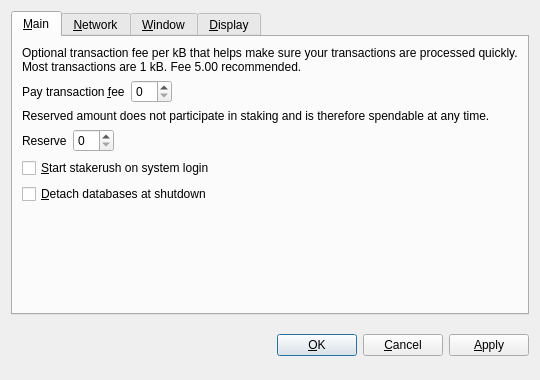
<?xml version="1.0" encoding="UTF-8"?>
<ui version="4.0">
 <class>OptionsDialog</class>
 <widget class="QDialog" name="OptionsDialog">
  <property name="geometry">
   <rect>
    <x>0</x>
    <y>0</y>
    <width>540</width>
    <height>380</height>
   </rect>
  </property>
  <property name="windowTitle">
   <string>Options</string>
  </property>
  <property name="modal">
   <bool>true</bool>
  </property>
  <layout class="QVBoxLayout" name="verticalLayout">
   <item>
    <widget class="QTabWidget" name="tabWidget">
     <property name="tabPosition">
      <enum>QTabWidget::North</enum>
     </property>
     <property name="currentIndex">
      <number>0</number>
     </property>
     <widget class="QWidget" name="tabMain">
      <attribute name="title">
       <string>&amp;Main</string>
      </attribute>
      <layout class="QVBoxLayout" name="verticalLayout_Main">
       <item>
        <widget class="QLabel" name="transactionFeeInfoLabel">
         <property name="text">
          <string>Optional transaction fee per kB that helps make sure your transactions are processed quickly. Most transactions are 1 kB. Fee 5.00 recommended.</string>
         </property>
         <property name="textFormat">
          <enum>Qt::PlainText</enum>
         </property>
         <property name="wordWrap">
          <bool>true</bool>
         </property>
        </widget>
       </item>
       <item>
        <layout class="QHBoxLayout" name="horizontalLayoutFee">
         <item>
          <widget class="QLabel" name="transactionFeeLabel">
           <property name="text">
            <string>Pay transaction &amp;fee</string>
           </property>
           <property name="textFormat">
            <enum>Qt::PlainText</enum>
           </property>
           <property name="buddy">
            <cstring>transactionFee</cstring>
           </property>
          </widget>
         </item>
         <item>
          <widget class="BitcoinAmountField" name="transactionFee"/>
         </item>
         <item>
          <spacer name="horizontalSpacerFee">
           <property name="orientation">
            <enum>Qt::Horizontal</enum>
           </property>
           <property name="sizeHint" stdset="0">
            <size>
             <width>40</width>
             <height>20</height>
            </size>
           </property>
          </spacer>
         </item>
        </layout>
       </item>
       <item>
        <widget class="QLabel" name="reserveBalanceInfoLabel">
         <property name="text">
          <string>Reserved amount does not participate in staking and is therefore spendable at any time.</string>
         </property>
         <property name="textFormat">
          <enum>Qt::PlainText</enum>
         </property>
         <property name="wordWrap">
          <bool>true</bool>
         </property>
        </widget>
       </item>
       <item>
        <layout class="QHBoxLayout" name="horizontalLayoutReserveBalance">
         <item>
          <widget class="QLabel" name="reserveBalanceLabel">
           <property name="text">
            <string>Reserve</string>
           </property>
           <property name="textFormat">
            <enum>Qt::PlainText</enum>
           </property>
           <property name="buddy">
            <cstring>reserveBalance</cstring>
           </property>
          </widget>
         </item>
         <item>
          <widget class="BitcoinAmountField" name="reserveBalance"/>
         </item>
         <item>
          <spacer name="horizontalSpacerReserveBalance">
           <property name="orientation">
            <enum>Qt::Horizontal</enum>
           </property>
           <property name="sizeHint" stdset="0">
            <size>
             <width>40</width>
             <height>20</height>
            </size>
           </property>
          </spacer>
         </item>
        </layout>
       </item>
       <item>
        <widget class="QCheckBox" name="bitcoinAtStartup">
         <property name="toolTip">
          <string>Automatically start stakerush after logging in to the system.</string>
         </property>
         <property name="text">
          <string>&amp;Start stakerush on system login</string>
         </property>
        </widget>
       </item>
       <item>
        <widget class="QCheckBox" name="detachDatabases">
         <property name="toolTip">
          <string>Detach block and address databases at shutdown. This means they can be moved to another data directory, but it slows down shutdown. The wallet is always detached.</string>
         </property>
         <property name="text">
          <string>&amp;Detach databases at shutdown</string>
         </property>
        </widget>
       </item>
       <item>
        <spacer name="verticalSpacer_Main">
         <property name="orientation">
          <enum>Qt::Vertical</enum>
         </property>
         <property name="sizeHint" stdset="0">
          <size>
           <width>20</width>
           <height>40</height>
          </size>
         </property>
        </spacer>
       </item>
      </layout>
     </widget>
     <widget class="QWidget" name="tabNetwork">
      <attribute name="title">
       <string>&amp;Network</string>
      </attribute>
      <layout class="QVBoxLayout" name="verticalLayout_Network">
       <item>
        <widget class="QCheckBox" name="mapPortUpnp">
         <property name="toolTip">
          <string>Automatically open the stakerush client port on the router. This only works when your router supports UPnP and it is enabled.</string>
         </property>
         <property name="text">
          <string>Map port using &amp;UPnP</string>
         </property>
        </widget>
       </item>
       <item>
        <widget class="QCheckBox" name="connectSocks">
         <property name="toolTip">
          <string>Connect to the stakerush network through a SOCKS proxy (e.g. when connecting through Tor).</string>
         </property>
         <property name="text">
          <string>&amp;Connect through SOCKS proxy:</string>
         </property>
        </widget>
       </item>
       <item>
        <layout class="QHBoxLayout" name="horizontalLayout_Network">
         <item>
          <widget class="QLabel" name="proxyIpLabel">
           <property name="text">
            <string>Proxy &amp;IP:</string>
           </property>
           <property name="textFormat">
            <enum>Qt::PlainText</enum>
           </property>
           <property name="buddy">
            <cstring>proxyIp</cstring>
           </property>
          </widget>
         </item>
         <item>
          <widget class="QValidatedLineEdit" name="proxyIp">
           <property name="maximumSize">
            <size>
             <width>140</width>
             <height>16777215</height>
            </size>
           </property>
           <property name="toolTip">
            <string>IP address of the proxy (e.g. 127.0.0.1)</string>
           </property>
          </widget>
         </item>
         <item>
          <widget class="QLabel" name="proxyPortLabel">
           <property name="text">
            <string>&amp;Port:</string>
           </property>
           <property name="textFormat">
            <enum>Qt::PlainText</enum>
           </property>
           <property name="buddy">
            <cstring>proxyPort</cstring>
           </property>
          </widget>
         </item>
         <item>
          <widget class="QLineEdit" name="proxyPort">
           <property name="maximumSize">
            <size>
             <width>55</width>
             <height>16777215</height>
            </size>
           </property>
           <property name="toolTip">
            <string>Port of the proxy (e.g. 9050)</string>
           </property>
          </widget>
         </item>
         <item>
          <widget class="QLabel" name="socksVersionLabel">
           <property name="text">
            <string>SOCKS &amp;Version:</string>
           </property>
           <property name="textFormat">
            <enum>Qt::PlainText</enum>
           </property>
           <property name="buddy">
            <cstring>socksVersion</cstring>
           </property>
          </widget>
         </item>
         <item>
          <widget class="QValueComboBox" name="socksVersion">
           <property name="toolTip">
            <string>SOCKS version of the proxy (e.g. 5)</string>
           </property>
          </widget>
         </item>
         <item>
          <spacer name="horizontalSpacer_Network">
           <property name="orientation">
            <enum>Qt::Horizontal</enum>
           </property>
           <property name="sizeHint" stdset="0">
            <size>
             <width>40</width>
             <height>20</height>
            </size>
           </property>
          </spacer>
         </item>
        </layout>
       </item>
       <item>
        <spacer name="verticalSpacer_Network">
         <property name="orientation">
          <enum>Qt::Vertical</enum>
         </property>
         <property name="sizeHint" stdset="0">
          <size>
           <width>20</width>
           <height>40</height>
          </size>
         </property>
        </spacer>
       </item>
      </layout>
     </widget>
     <widget class="QWidget" name="tabWindow">
      <attribute name="title">
       <string>&amp;Window</string>
      </attribute>
      <layout class="QVBoxLayout" name="verticalLayout_Window">
       <item>
        <widget class="QCheckBox" name="minimizeToTray">
         <property name="toolTip">
          <string>Show only a tray icon after minimizing the window.</string>
         </property>
         <property name="text">
          <string>&amp;Minimize to the tray instead of the taskbar</string>
         </property>
        </widget>
       </item>
       <item>
        <widget class="QCheckBox" name="minimizeOnClose">
         <property name="toolTip">
          <string>Minimize instead of exit the application when the window is closed. When this option is enabled, the application will be closed only after selecting Quit in the menu.</string>
         </property>
         <property name="text">
          <string>M&amp;inimize on close</string>
         </property>
        </widget>
       </item>
       <item>
        <spacer name="verticalSpacer_Window">
         <property name="orientation">
          <enum>Qt::Vertical</enum>
         </property>
         <property name="sizeHint" stdset="0">
          <size>
           <width>20</width>
           <height>40</height>
          </size>
         </property>
        </spacer>
       </item>
      </layout>
     </widget>
     <widget class="QWidget" name="tabDisplay">
      <attribute name="title">
       <string>&amp;Display</string>
      </attribute>
      <layout class="QVBoxLayout" name="verticalLayout_Display">
       <item>
        <layout class="QHBoxLayout" name="horizontalLayout_1_Display">
         <item>
          <widget class="QLabel" name="langLabel">
           <property name="text">
            <string>User Interface &amp;language:</string>
           </property>
           <property name="textFormat">
            <enum>Qt::PlainText</enum>
           </property>
           <property name="buddy">
            <cstring>lang</cstring>
           </property>
          </widget>
         </item>
         <item>
          <widget class="QValueComboBox" name="lang">
           <property name="toolTip">
            <string>The user interface language can be set here. This setting will take effect after restarting stakerush.</string>
           </property>
          </widget>
         </item>
        </layout>
       </item>
       <item>
        <layout class="QHBoxLayout" name="horizontalLayout_2_Display">
         <item>
          <widget class="QLabel" name="unitLabel">
           <property name="text">
            <string>&amp;Unit to show amounts in:</string>
           </property>
           <property name="textFormat">
            <enum>Qt::PlainText</enum>
           </property>
           <property name="buddy">
            <cstring>unit</cstring>
           </property>
          </widget>
         </item>
         <item>
          <widget class="QValueComboBox" name="unit">
           <property name="toolTip">
            <string>Choose the default subdivision unit to show in the interface and when sending coins.</string>
           </property>
          </widget>
         </item>
        </layout>
       </item>
       <item>
        <widget class="QCheckBox" name="displayAddresses">
         <property name="toolTip">
          <string>Whether to show stakerush addresses in the transaction list or not.</string>
         </property>
         <property name="text">
          <string>&amp;Display addresses in transaction list</string>
         </property>
        </widget>
       </item>
       <item>
        <widget class="QCheckBox" name="coinControlFeatures">
         <property name="toolTip">
          <string>Whether to show coin control features or not.</string>
         </property>
         <property name="text">
          <string>Display coin &amp;control features (experts only!)</string>
         </property>
        </widget>
       </item>
       <item>
        <spacer name="verticalSpacer_Display">
         <property name="orientation">
          <enum>Qt::Vertical</enum>
         </property>
         <property name="sizeHint" stdset="0">
          <size>
           <width>20</width>
           <height>40</height>
          </size>
         </property>
        </spacer>
       </item>
      </layout>
     </widget>
    </widget>
   </item>
   <item>
    <layout class="QHBoxLayout" name="horizontalLayout_Buttons">
     <item>
      <spacer name="horizontalSpacer_1">
       <property name="orientation">
        <enum>Qt::Horizontal</enum>
       </property>
       <property name="sizeHint" stdset="0">
        <size>
         <width>40</width>
         <height>48</height>
        </size>
       </property>
      </spacer>
     </item>
     <item>
      <widget class="QLabel" name="statusLabel">
       <property name="font">
        <font>
         <weight>75</weight>
         <bold>true</bold>
        </font>
       </property>
       <property name="text">
        <string/>
       </property>
       <property name="textFormat">
        <enum>Qt::PlainText</enum>
       </property>
       <property name="wordWrap">
        <bool>true</bool>
       </property>
      </widget>
     </item>
     <item>
      <spacer name="horizontalSpacer_2">
       <property name="orientation">
        <enum>Qt::Horizontal</enum>
       </property>
       <property name="sizeHint" stdset="0">
        <size>
         <width>40</width>
         <height>48</height>
        </size>
       </property>
      </spacer>
     </item>
     <item>
      <widget class="QPushButton" name="okButton">
       <property name="text">
        <string>&amp;OK</string>
       </property>
      </widget>
     </item>
     <item>
      <widget class="QPushButton" name="cancelButton">
       <property name="text">
        <string>&amp;Cancel</string>
       </property>
       <property name="autoDefault">
        <bool>false</bool>
       </property>
      </widget>
     </item>
     <item>
      <widget class="QPushButton" name="applyButton">
       <property name="text">
        <string>&amp;Apply</string>
       </property>
       <property name="autoDefault">
        <bool>false</bool>
       </property>
      </widget>
     </item>
    </layout>
   </item>
  </layout>
 </widget>
 <customwidgets>
  <customwidget>
   <class>BitcoinAmountField</class>
   <extends>QSpinBox</extends>
   <header>bitcoinamountfield.h</header>
  </customwidget>
  <customwidget>
   <class>QValueComboBox</class>
   <extends>QComboBox</extends>
   <header>qvaluecombobox.h</header>
  </customwidget>
  <customwidget>
   <class>QValidatedLineEdit</class>
   <extends>QLineEdit</extends>
   <header>qvalidatedlineedit.h</header>
  </customwidget>
 </customwidgets>
 <resources/>
 <connections/>
</ui>
